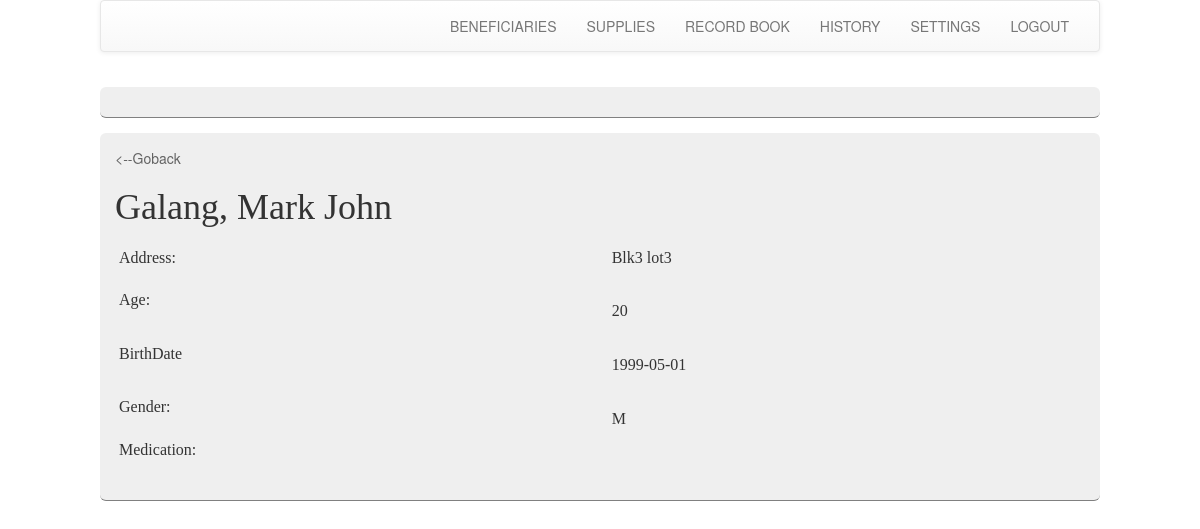
/inventoryProjBrgy/inventoryProjBrgy/profile.php (signed in), run on the app's committed database.
### tables this page shows
CREATE TABLE `patient` (
  `Lname` varchar(50) NOT NULL,
  `Fname` varchar(50) NOT NULL,
  `Mname` varchar(50) NOT NULL,
  `addres` varchar(100) NOT NULL,
  `Birthdate` date NOT NULL,
  `age` int(11) NOT NULL,
  `Gender` varchar(2) NOT NULL,
  `Medication` text NOT NULL,
  `n` int(11) NOT NULL,
  `brgy` varchar(50) NOT NULL
);

### inventoryProjBrgy/inventoryProjBrgy/profile.php (the view, shortened to what this page needs)
<?php
include __DIR__ . '/actions.php';
include __DIR__ . '/dbcon.php';
if(!isset($_GET['id'])){
	$query1=mysqli_query($con,"SELECT * FROM patient ORDER BY n desc");
$row1=mysqli_fetch_assoc($query1);
$id=$row1['n'];
}
else{
$id=$_GET['id'];
}
 $query=mysqli_query($con,"SELECT * FROM patient WHERE n='$id'");
 $row=mysqli_fetch_assoc($query);
?>
<!doctype html>
<html>
<?php include __DIR__ . '/head.php'; ?>
<body>
<div class="pane">
<?php include __DIR__ . '/nav.php'; ?>
   <div class="content">
          </div>
<div class="content">
<form method="post"  >
<a href="items.php"><--Goback</a>
<table class="tableheader">
<h1><?php
echo $row['Lname'].", ".$row['Fname']." ".$row['Mname'];
?></h1>
	<tr><td>Address:</td>
	<td><?php echo $row['addres']; ?> <br/></td>
	</tr>
	<tr><td>Age:</td>
	<td>
    <br/><?php echo $row['age']; ?><br/></td>
    </tr>
    <tr><td>BirthDate</td>
	<td><br/><?php echo $row['Birthdate']; ?><br/></td>
	</tr>
	<tr><td>Gender:</td>
	<td><br/><?php echo $row['Gender']; ?><br/></td>
	</tr>
	<tr><td>Medication:</td>
	<td>
		</tr>
</table>
</form>
<br>
</div>
</body>
</html>

### inventoryProjBrgy/inventoryProjBrgy/styles/main.css (style rules this page uses)
* { margin: 0px; padding: 0px; }
h1, h2, h3 { font-family: Century Gothic; font-weight: normal; margin-bottom: 15px; }
div.pane { width: 1000px; margin: 0px auto; }
div.content { border-radius: 6px; background-color: #EFEFEF; margin-top: 15px; width: 1000px; display: block; position: relative; float: left; padding: 15px; border-bottom: 1px solid gray; }
a { text-decoration: none; color: #636363; }
table.tableheader { width: 100%; font-family: Calibri; }
table.tableheader td { font-size: 12pt; padding: 4px; }

### data on the page
patient: Lname "Galang", Fname "Mark", Mname "John", addres "Blk3 lot3", age "20", Birthdate "1999-05-01", Gender "M"
